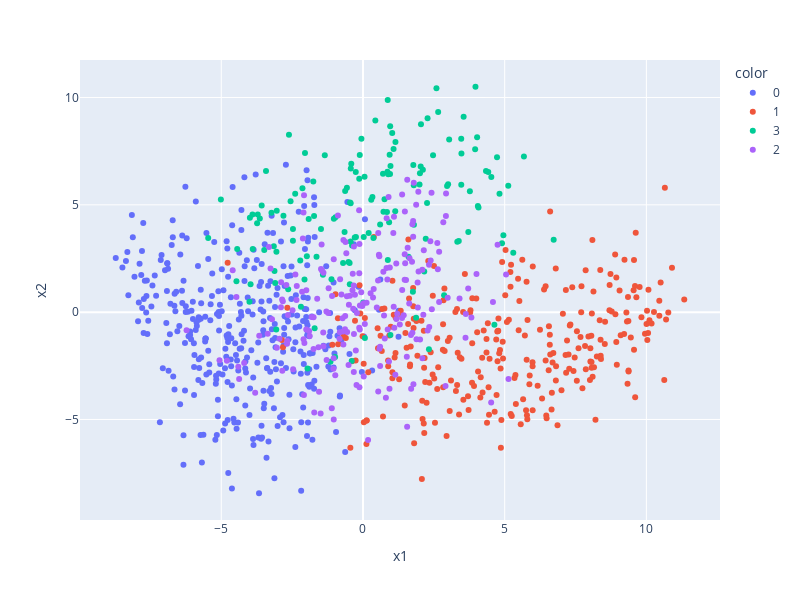

Notebook cell for this chart:
### Code cell
import plotly.express as px
fig = px.scatter( emb_2d, x='x1', y='x2', color='color', width=800, height=600, \
                  color_continuous_scale="Bluered_r", hover_name="label" )
fig.show()

### Figure 1 — Plotly figure (JSON) as saved in the notebook; plotly's stock layout.template omitted (floating-point values rounded to 4 significant figures; data arrays with more than 128 entries replaced by an {"elided": "..."} marker saying what was removed)
{"data": [{"hovertemplate": "<b>%{hovertext}</b><br><br>color=0<br>x1=%{x}<br>x2=%{y}<extra></extra>", "hovertext": {"elided": "360 str values"}, "legendgroup": "0", "marker": {"color": "#636efa", "symbol": "circle"}, "mode": "markers", "name": "0", "orientation": "v", "showlegend": true, "type": "scatter", "x": {"elided": "360 float values"}, "xaxis": "x", "y": {"elided": "360 float values"}, "yaxis": "y"}, {"hovertemplate": "<b>%{hovertext}</b><br><br>color=1<br>x1=%{x}<br>x2=%{y}<extra></extra>", "hovertext": {"elided": "291 str values"}, "legendgroup": "1", "marker": {"color": "#EF553B", "symbol": "circle"}, "mode": "markers", "name": "1", "orientation": "v", "showlegend": true, "type": "scatter", "x": {"elided": "291 float values"}, "xaxis": "x", "y": {"elided": "291 float values"}, "yaxis": "y"}, {"hovertemplate": "<b>%{hovertext}</b><br><br>color=3<br>x1=%{x}<br>x2=%{y}<extra></extra>", "hovertext": {"elided": "145 str values"}, "legendgroup": "3", "marker": {"color": "#00cc96", "symbol": "circle"}, "mode": "markers", "name": "3", "orientation": "v", "showlegend": true, "type": "scatter", "x": {"elided": "145 float values"}, "xaxis": "x", "y": {"elided": "145 float values"}, "yaxis": "y"}, {"hovertemplate": "<b>%{hovertext}</b><br><br>color=2<br>x1=%{x}<br>x2=%{y}<extra></extra>", "hovertext": {"elided": "204 str values"}, "legendgroup": "2", "marker": {"color": "#ab63fa", "symbol": "circle"}, "mode": "markers", "name": "2", "orientation": "v", "showlegend": true, "type": "scatter", "x": {"elided": "204 float values"}, "xaxis": "x", "y": {"elided": "204 float values"}, "yaxis": "y"}], "layout": {"height": 600, "legend": {"title": {"text": "color"}, "tracegroupgap": 0}, "margin": {"t": 60}, "width": 800, "xaxis": {"anchor": "y", "autorange": true, "domain": [0, 1], "range": [-9.985, 12.6], "title": {"text": "x1"}, "type": "linear"}, "yaxis": {"anchor": "x", "autorange": true, "domain": [0, 1], "range": [-9.684, 11.75], "title": {"text": "x2"}, "type": "linear"}}}
